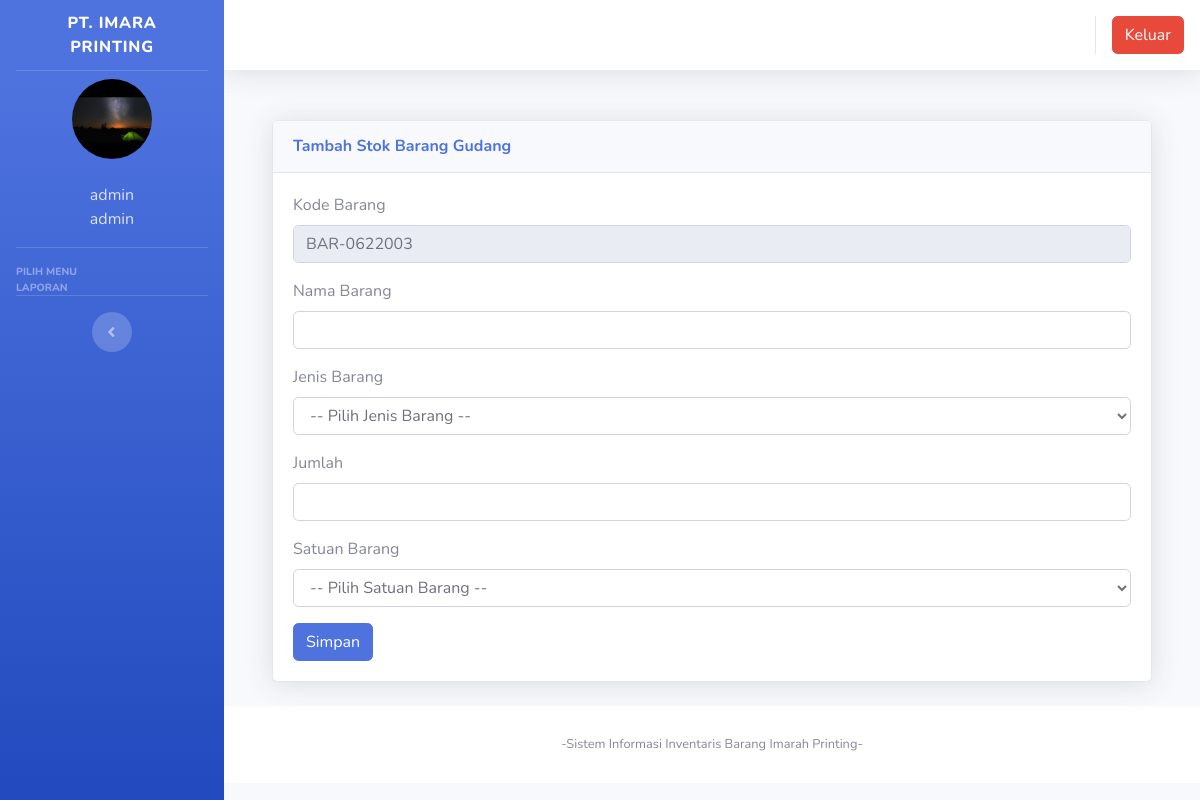
Page /index.php?page=gudang&aksi=tambahgudang (signed in) on the earlier database version.
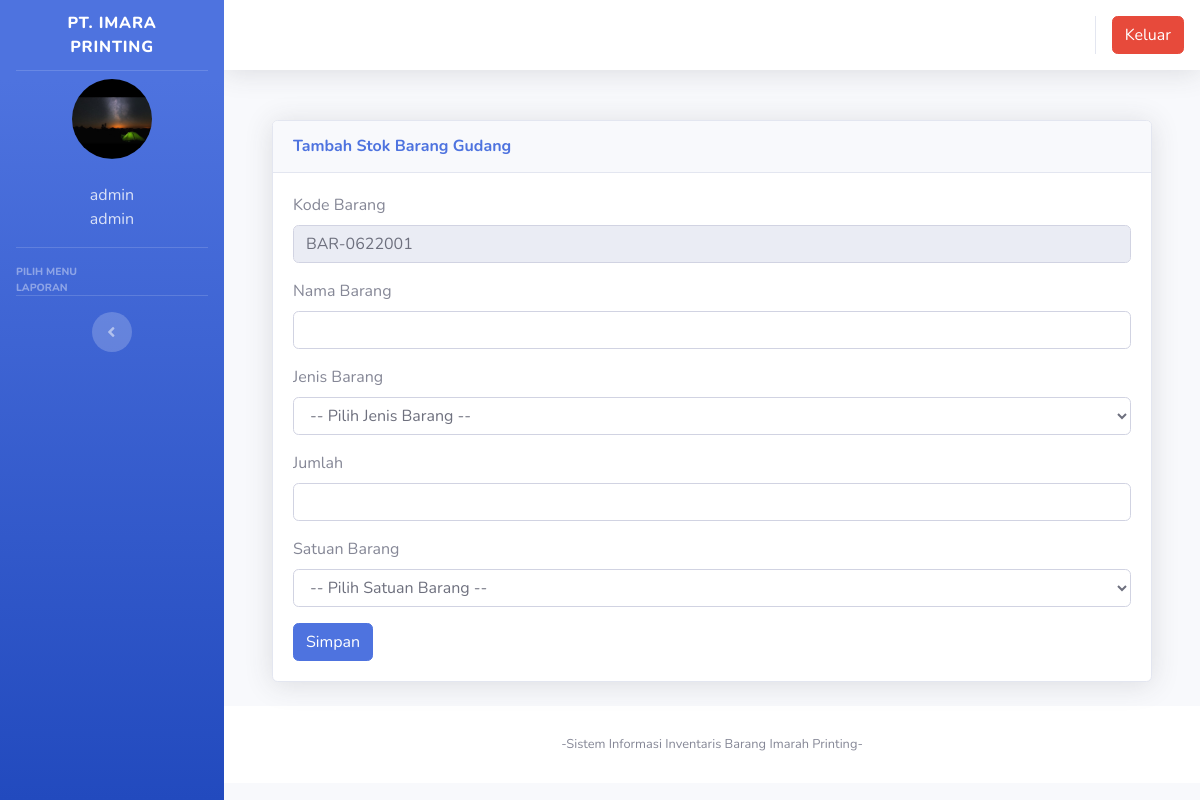
Same page on the later database version.
### tables this page shows
CREATE TABLE `users` (
  `id` int(11) NOT NULL,
  `nik` varchar(10) NOT NULL,
  `nama` varchar(100) NOT NULL,
  `alamat` varchar(200) NOT NULL,
  `telepon` varchar(100) NOT NULL,
  `username` varchar(100) NOT NULL,
  `password` varchar(100) NOT NULL,
  `level` varchar(25) NOT NULL DEFAULT 'member',
  `foto` varchar(25) NOT NULL
);

CREATE TABLE `gudang` (
  `id` int(11) NOT NULL,
  `id_user` int(11) NOT NULL,
  `kode_barang` varchar(100) NOT NULL,
  `jenis_gudang` varchar(100) NOT NULL,
  `nama_barang` varchar(100) NOT NULL,
  `jenis_barang` varchar(100) NOT NULL,
  `jumlah` varchar(250) NOT NULL,
  `satuan` varchar(100) NOT NULL
);

### page/gudang/tambahgudang.php (the view, shortened to what this page needs)
<?php
$get_kode_barang = $_GET['kode_barang'];
$format = $nama_barang = $jenis_barang = $satuan = $jumlah = $jenis_gudang = "";
$koneksi = new mysqli("localhost","root","","inventori");
if(!ISSET($get_kode_barang)){
	$no = mysqli_query($koneksi, "select kode_barang from gudang order by kode_barang desc");
	$kdbarang = mysqli_fetch_array($no);
	$kode = $kdbarang['kode_barang'];
	$urut = substr($kode, 8, 3);
	$tambah = (int) $urut + 1;
	$bulan = date("m");
	$tahun = date("y");
	if(strlen($tambah) == 1){
		$format = "BAR-".$bulan.$tahun."00".$tambah;
	} else if(strlen($tambah) == 2){
		$format = "BAR-".$bulan.$tahun."0".$tambah;
	} else{
		$format = "BAR-".$bulan.$tahun.$tambah;
	}
}
?>
<form method="POST" enctype="multipart/form-data">
 <div class="container-fluid">
          <div class="card shadow mb-4">
            <div class="card-header py-3">
              <h6 class="m-0 font-weight-bold text-primary"><?php if(ISSET($get_kode_barang)) echo "Ubah"; else echo "Tambah"?> Stok Barang Gudang</h6>
            </div>
            <div class="card-body">
              <div class="table-responsive">
							<div class="body">
                            <div class="form-group">
								<label for="">Kode Barang</label>
                               <div class="form-line">
                                  <input type="text" name="kode_barang" class="form-control" id="kode_barang" value="<?php echo $format; ?>" readonly />
							</div>
                            </div>
							<label for="">Nama Barang</label>
                            <div class="form-group">
                               <div class="form-line">
                                <input type="text" name="nama_barang" class="form-control" value="<?=$nama_barang?>" required />
							</div>
                            </div>
							<label for="">Jenis Barang</label>
                            <div class="form-group">
                               <div class="form-line">
									<select name="jenis_barang" class="form-control" >
									<option value="">-- Pilih Jenis Barang  --</option>
									</select>
								</div>
                            </div>
                            <label for="">Jumlah</label>
                            <div class="form-group">
                               <div class="form-line">
                                <input type="number" name="jumlah" class="form-control" id="jumlah" value="<?php echo $jumlah; ?>" required <?php if(ISSET($get_kode_barang)) echo 'readOnly'?> />
								</div>
                            </div>
							<label for="">Satuan Barang</label>
                            <div class="form-group">
                               <div class="form-line">
                                <select name="satuan" class="form-control" >
								<option value="">-- Pilih Satuan Barang --</option>
								</select>
							</div>
                            </div>
							<input type="submit" name="simpan" value="Simpan" class="btn btn-primary">
							</form>

### index.php (shortened to what this page needs)
<?php
	$koneksi = new mysqli("localhost","root","","inventori");
?>
<!DOCTYPE html>
<html lang="en">
<head>
  <link href="vendor/fontawesome-free/css/all.min.css" rel="stylesheet" type="text/css">
  <link href="css/sb-admin-2.min.css" rel="stylesheet">
  <link href="vendor/datatables/dataTables.bootstrap4.min.css" rel="stylesheet">
  <link href="vendor/sweetalert2/sweetalert2.min.css" rel="stylesheet">
  <link href="css/sb-admin-2.min.css" rel="stylesheet">
</head>
<body id="page-top">
  <div id="wrapper">
    <ul class="navbar-nav bg-gradient-primary sidebar sidebar-dark accordion" id="accordionSidebar">
      <a class="sidebar-brand d-flex align-items-center justify-content-center" href="index3.php">
        <div class="sidebar-brand-text mx-2">PT. IMARA PRINTING</div>
      </a>
      <hr class="sidebar-divider my-0">
 <?php
   if ($_SESSION['id']) {
	   $user = $_SESSION['id'];
   }
   $sql =$koneksi->query("select * from users where id='$user'");
   $data = $sql->fetch_assoc();
   ?>
    <li class="d-flex align-items-center justify-content-center">
        <a class="nav-link">
		 <img src="img/<?php echo $data['foto']?>" class="img-circle" alt="User" style="width:80px;height:80px;object-fit:cover;border-radius: 80px;"/></a>
	  </li>
		 <li class="nav-item ">
        <a class="nav-link">
         	<div class="d-flex align-items-center justify-content-center" class="name">  <?php echo  $data['nama'];?></div></font>
			<div class="d-flex align-items-center justify-content-center" class="email"><?php echo $data['level'];?></div>
		 </a>
      </li>
      <hr class="sidebar-divider">
      <div class="sidebar-heading">
        Pilih Menu
      </div>
      <div class="sidebar-heading">
        Laporan
      </div>
      <hr class="sidebar-divider d-none d-md-block">
      <div class="text-center d-none d-md-inline">
        <button class="rounded-circle border-0" id="sidebarToggle"></button>
      </div>
    </ul>
    <div id="content-wrapper" class="d-flex flex-column">
      <div id="content">
        <nav class="navbar navbar-expand navbar-light bg-white topbar mb-4 static-top shadow">
          <ul class="navbar-nav ml-auto">
            <li class="nav-item dropdown no-arrow">
			 <div class="top-menu">
        <ul class="nav pull-right top-menu">
           <li><a onclick="return confirm('Apakah anda yakin akan logout?')" class="btn btn-danger" class="logout" href="logout.php">Keluar</a></li>
        </ul>
      </div>
            </li>
          </ul>
        </nav>
        <div class="container-fluid">
		 <section class="content">
		  <?php
			   $page = $_GET['page'];
			   $aksi = $_GET['aksi'];
         $pecah_page = explode("_", $page);
         if(ISSET($pecah_page[1]) ) {
           include "page/".$pecah_page[0]."/".$page.".php";
         }
         else {
           include "page/".$page."/".$aksi.".php";
         }
			?>
    </section>
</div>
      <footer class="sticky-footer bg-white">
        <div class="container my-auto">
          <div class="copyright text-center my-auto">
            <span>-Sistem Informasi Inventaris Barang Imarah Printing-</span>
          </div>
        </div>
      </footer>
    </div>
  </div>
  </div>
</body>
</html>

Differences in the rows shown:
removed gudang: kode_barang "BAR-0622003"
Other differences:
form field kode_barang: (not shown) → "BAR-0622001"
